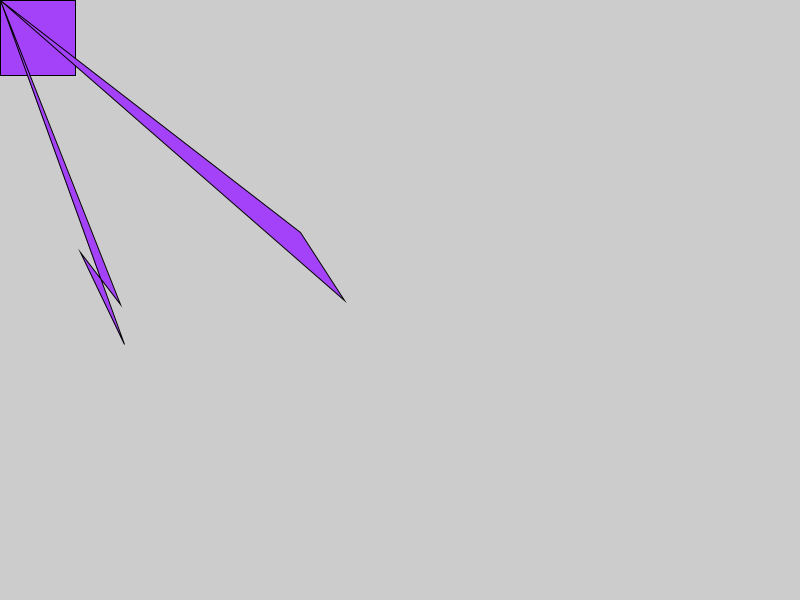
Frame 1 (no input)
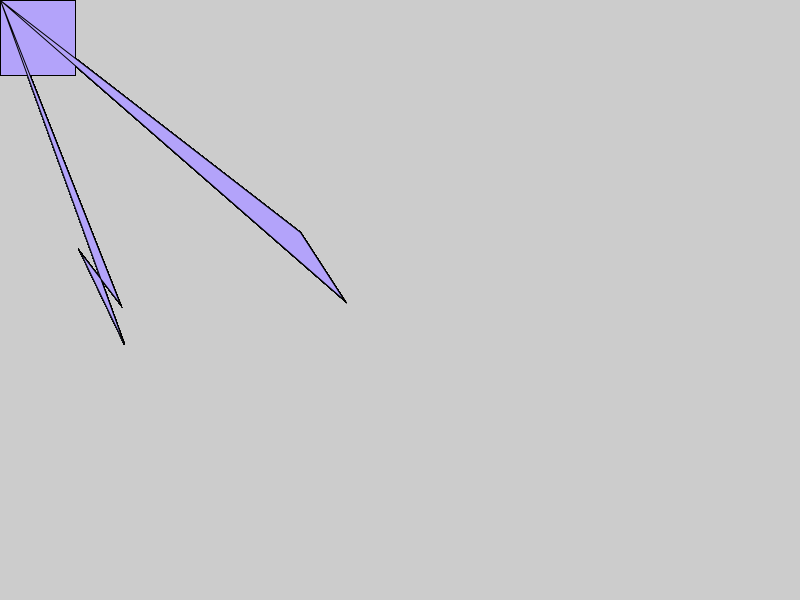
Frame 60 (the mouse pressed at the canvas centre just before this capture)
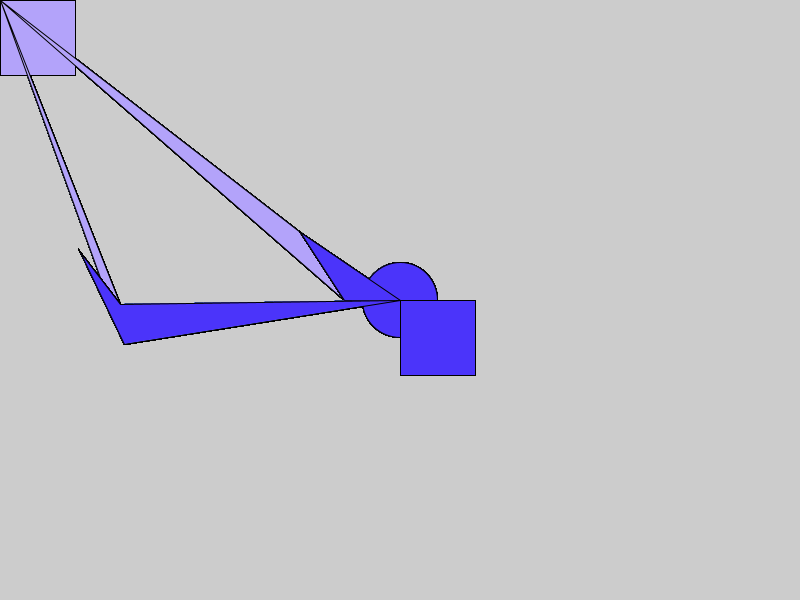
Frame 120 (the mouse held since frame 60 and released just before this capture)

The Processing sketch that drew these frames (run headless with seeded random() and noise(); from frame 60 on, the mouse is pressed at the canvas centre):

// Processing sketch: Ex_1
// ── Ex_1.pde
void setup(){
 size(800, 600);

}

void draw(){
 fill(random(255),random(255),250);
  
 ellipse(mouseX, mouseY, 75, 75);
 
 rect(mouseX, mouseY, 75, 75);
 
 triangle(mouseX, mouseY,300, 232, 344, 300);
 
 quad(mouseX, mouseY, 124, 344, 80, 252, 120, 304);
 
}
